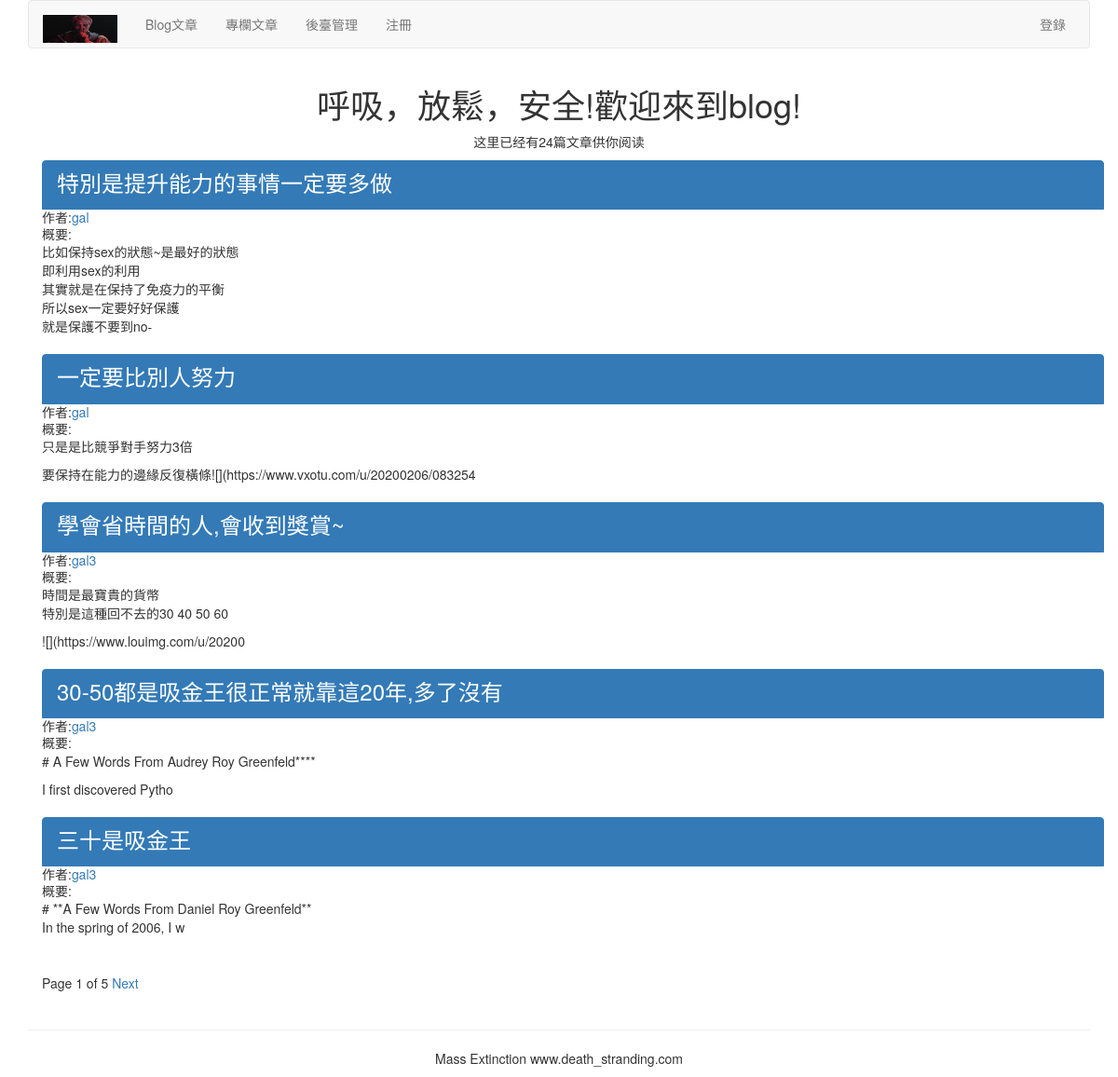
Page /article/list-article-titles/ on the earlier database version.
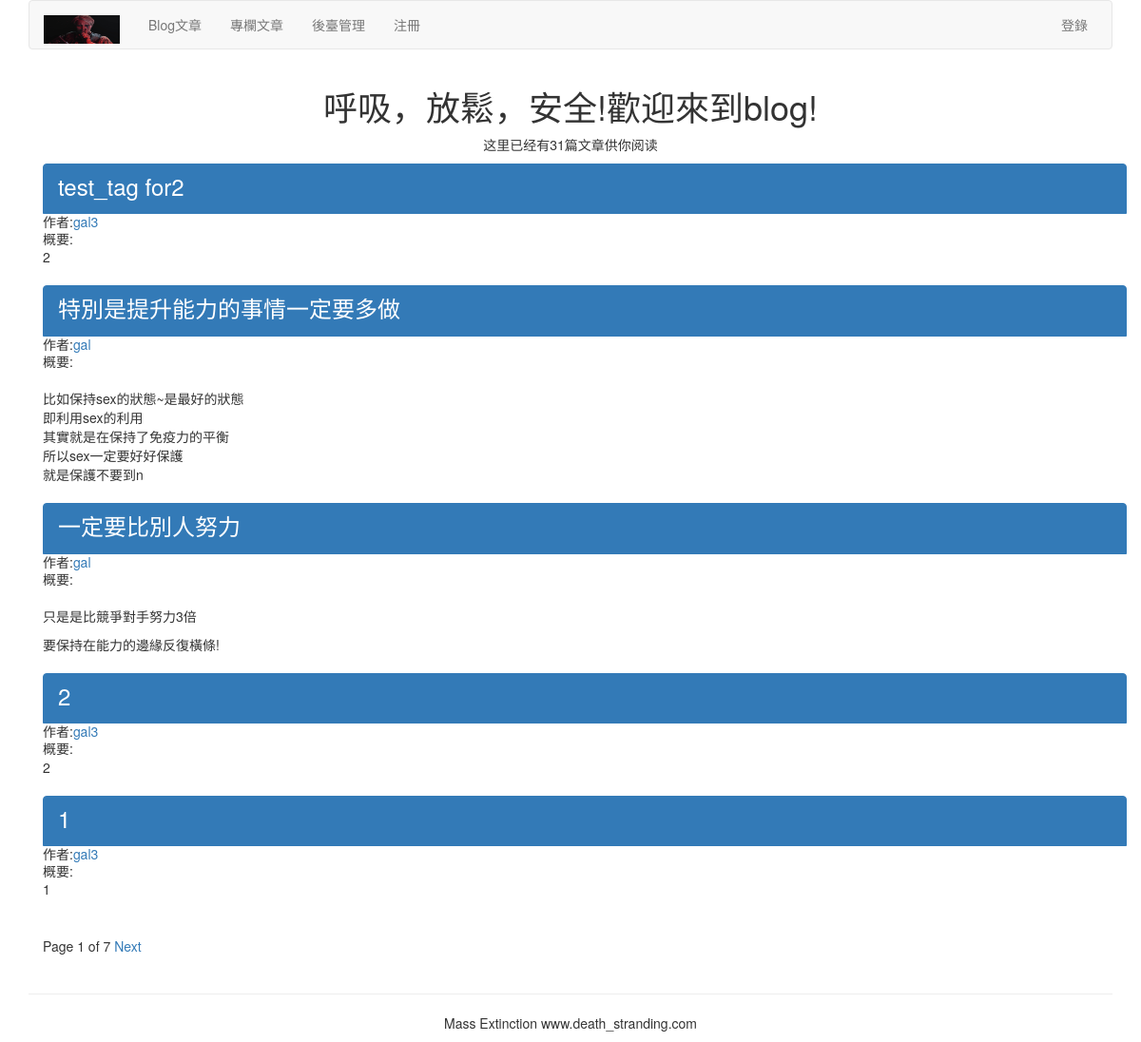
Same page on the later database version.
### article/models.py (models this page shows, shortened)
class ArticlePost(models.Model):
    author = models.ForeignKey(User, on_delete=models.CASCADE, related_name="article")
    title = models.CharField(max_length=200)
    slug = models.SlugField(max_length=500)
    column = models.ForeignKey(ArticleColumn, on_delete=models.CASCADE,related_name="article_column")
    body = models.TextField()
    created = models.DateTimeField(default=timezone.now)
    updated = models.DateTimeField(auto_now=True)
    users_like = models.ManyToManyField(User, related_name="articles_like", blank=True)
    article_tag = models.ManyToManyField(ArticleTag, related_name='article_tag', blank=True)
    class Meta:
        ordering = ("-updated",)
        index_together = (('id', 'slug'),)
    def get_url_path(self):
        return reverse("article:article_content", args=[self.id, self.slug])

### article/list_views.py (the view)
# urls.py: path('list-article-titles/',list_views.article_titles,name='article_titles'),
def article_titles(request,username=None):
    if username:
        user = User.objects.get(username=username)
        articles_title = ArticlePost.objects.filter(author=user)
        try:
            userinfo = user.userinfo
        except:
            userinfo = None
    else:
        articles_title = ArticlePost.objects.all()
    paginator = Paginator(articles_title,5)
    page = request.GET.get('page')
    try:
        current_page = paginator.page(page)
        articles = current_page.object_list
    except PageNotAnInteger:
        current_page = paginator.page(1)
        articles = current_page.object_list
    except EmptyPage:
        current_page = paginator.page(paginator.num_pages)
        articles = current_page.object_list
    if username:
        return render(request,'article/list/author_articles.html', {'articles':articles,'page':current_page,'userinfo':userinfo,'user':user})
    return render(request,'article/list/article_titles.html', {'articles':articles,'page':current_page})

### article/templatetags/article_tags.py (called while the page is built)
@register.simple_tag
def total_articles():
    return ArticlePost.objects.count()

### templates/article/list/article_titles.html (shortened to what this page needs)
{% extends "base.html" %}
{% load article_tags %}
{% block content %}
<div class="row text-center vertical-middle-sm">
    <h1>呼吸，放鬆，安全!歡迎來到blog!</h1>
    <p>这里已经有{% total_articles %}篇文章供你阅读</p>
</div>
<div class="container">
    {% for article in articles %}
    <div class="list-group">
        <a href="{{article.get_url_path}}" class="list-group-item active">
            <h3 class="list-group-item-heading">{{article.title}}</h3>
        </a>
        <p class="list-group-item-text">作者:<a href="{% url 'article:author_articles' article.author.username %}">{{article.author.username}}</a></p>
        <p class="list-group-item-text">概要:{{article.body|slice:'70'| linebreaks}}</p>
    </div>
    {% endfor %}
{% include "paginator.html" %}
</div>
{% endblock %}

Differences in the rows shown:
no longer on this page (row edited): ArticlePost: title "學會省時間的人,會收到獎賞~", author.username "gal3", body "時間是最寶貴的貨幣 特別是這種回不去的30 40 50 60 ![](https://www.louimg.com/u/20200"
no longer on this page (row edited): ArticlePost: title "30-50都是吸金王很正常就靠這20年,多了沒有", author.username "gal3", body "# A Few Words From Audrey Roy Greenfeld**** I first discovered Pytho"
no longer on this page (row edited): ArticlePost: title "三十是吸金王", author.username "gal3", body "# **A Few Words From Daniel Roy Greenfeld** In the spring of 2006, I w"
added ArticlePost: title "test_tag for2", author.username "gal3", body "2"
changed ArticlePost "特別是提升能力的事情一定要多做": body "比如保持sex的狀態~是最好的狀態 即利用sex的利用 其實就是在保持了免疫力的平衡 所以sex一定要好好保護 就是保護不要到no-" → "比如保持sex的狀態~是最好的狀態 即利用sex的利用 其實就是在保持了免疫力的平衡 所以sex一定要好好保護 就是保護不要到n"
changed ArticlePost "一定要比別人努力": body "只是是比競爭對手努力3倍 要保持在能力的邊緣反復橫條![](https://www.vxotu.com/u/20200206/083254" → "只是是比競爭對手努力3倍 要保持在能力的邊緣反復橫條!"
added ArticlePost: title "2", author.username "gal3", body "2"
added ArticlePost: title "1", author.username "gal3", body "1"
Other differences:
{{ page.paginator.num_pages }}: "5" → "7"
text no longer shown: "24"
text now shown: "31"
